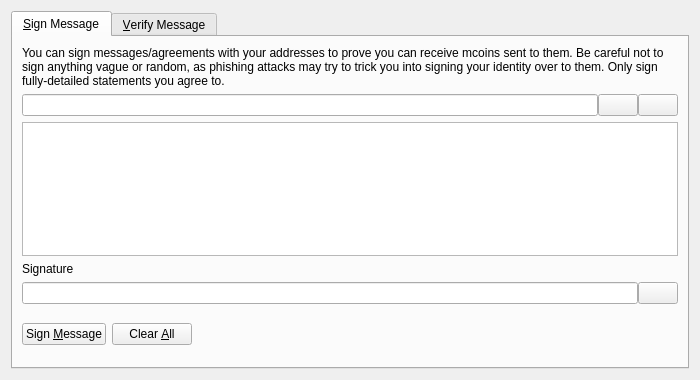
<?xml version="1.0" encoding="UTF-8"?>
<ui version="4.0">
 <class>SignVerifyMessageDialog</class>
 <widget class="QDialog" name="SignVerifyMessageDialog">
  <property name="geometry">
   <rect>
    <x>0</x>
    <y>0</y>
    <width>700</width>
    <height>380</height>
   </rect>
  </property>
  <property name="windowTitle">
   <string>Signatures - Sign / Verify a Message</string>
  </property>
  <property name="modal">
   <bool>true</bool>
  </property>
  <layout class="QVBoxLayout" name="verticalLayout">
   <item>
    <widget class="QTabWidget" name="tabWidget">
     <property name="currentIndex">
      <number>0</number>
     </property>
     <widget class="QWidget" name="tabSignMessage">
      <attribute name="title">
       <string>&amp;Sign Message</string>
      </attribute>
      <layout class="QVBoxLayout" name="verticalLayout_SM">
       <item>
        <widget class="QLabel" name="infoLabel_SM">
         <property name="text">
          <string>You can sign messages/agreements with your addresses to prove you can receive mcoins sent to them. Be careful not to sign anything vague or random, as phishing attacks may try to trick you into signing your identity over to them. Only sign fully-detailed statements you agree to.</string>
         </property>
         <property name="textFormat">
          <enum>Qt::PlainText</enum>
         </property>
         <property name="wordWrap">
          <bool>true</bool>
         </property>
        </widget>
       </item>
       <item>
        <layout class="QHBoxLayout" name="horizontalLayout_1_SM">
         <property name="spacing">
          <number>0</number>
         </property>
         <item>
          <widget class="QValidatedLineEdit" name="addressIn_SM">
           <property name="toolTip">
            <string>The Mcoin address to sign the message with</string>
           </property>
          </widget>
         </item>
         <item>
          <widget class="QPushButton" name="addressBookButton_SM">
           <property name="toolTip">
            <string>Choose previously used address</string>
           </property>
           <property name="text">
            <string/>
           </property>
           <property name="icon">
            <iconset resource="../bitcoin.qrc">
             <normaloff>:/icons/address-book</normaloff>:/icons/address-book</iconset>
           </property>
           <property name="shortcut">
            <string>Alt+A</string>
           </property>
           <property name="autoDefault">
            <bool>false</bool>
           </property>
          </widget>
         </item>
         <item>
          <widget class="QPushButton" name="pasteButton_SM">
           <property name="toolTip">
            <string>Paste address from clipboard</string>
           </property>
           <property name="text">
            <string/>
           </property>
           <property name="icon">
            <iconset resource="../bitcoin.qrc">
             <normaloff>:/icons/editpaste</normaloff>:/icons/editpaste</iconset>
           </property>
           <property name="shortcut">
            <string>Alt+P</string>
           </property>
           <property name="autoDefault">
            <bool>false</bool>
           </property>
          </widget>
         </item>
        </layout>
       </item>
       <item>
        <widget class="QPlainTextEdit" name="messageIn_SM">
         <property name="toolTip">
          <string>Enter the message you want to sign here</string>
         </property>
        </widget>
       </item>
       <item>
        <widget class="QLabel" name="signatureLabel_SM">
         <property name="text">
          <string>Signature</string>
         </property>
         <property name="textFormat">
          <enum>Qt::PlainText</enum>
         </property>
        </widget>
       </item>
       <item>
        <layout class="QHBoxLayout" name="horizontalLayout_2_SM">
         <property name="spacing">
          <number>0</number>
         </property>
         <item>
          <widget class="QLineEdit" name="signatureOut_SM">
           <property name="font">
            <font>
             <italic>true</italic>
            </font>
           </property>
           <property name="readOnly">
            <bool>true</bool>
           </property>
          </widget>
         </item>
         <item>
          <widget class="QPushButton" name="copySignatureButton_SM">
           <property name="toolTip">
            <string>Copy the current signature to the system clipboard</string>
           </property>
           <property name="text">
            <string/>
           </property>
           <property name="icon">
            <iconset resource="../bitcoin.qrc">
             <normaloff>:/icons/editcopy</normaloff>:/icons/editcopy</iconset>
           </property>
           <property name="autoDefault">
            <bool>false</bool>
           </property>
          </widget>
         </item>
        </layout>
       </item>
       <item>
        <layout class="QHBoxLayout" name="horizontalLayout_3_SM">
         <item>
          <widget class="QPushButton" name="signMessageButton_SM">
           <property name="toolTip">
            <string>Sign the message to prove you own this Mcoin address</string>
           </property>
           <property name="text">
            <string>Sign &amp;Message</string>
           </property>
           <property name="icon">
            <iconset resource="../bitcoin.qrc">
             <normaloff>:/icons/edit</normaloff>:/icons/edit</iconset>
           </property>
           <property name="autoDefault">
            <bool>false</bool>
           </property>
          </widget>
         </item>
         <item>
          <widget class="QPushButton" name="clearButton_SM">
           <property name="toolTip">
            <string>Reset all sign message fields</string>
           </property>
           <property name="text">
            <string>Clear &amp;All</string>
           </property>
           <property name="icon">
            <iconset resource="../bitcoin.qrc">
             <normaloff>:/icons/remove</normaloff>:/icons/remove</iconset>
           </property>
           <property name="autoDefault">
            <bool>false</bool>
           </property>
          </widget>
         </item>
         <item>
          <spacer name="horizontalSpacer_1_SM">
           <property name="orientation">
            <enum>Qt::Horizontal</enum>
           </property>
           <property name="sizeHint" stdset="0">
            <size>
             <width>40</width>
             <height>48</height>
            </size>
           </property>
          </spacer>
         </item>
         <item>
          <widget class="QLabel" name="statusLabel_SM">
           <property name="font">
            <font>
             <weight>75</weight>
             <bold>true</bold>
            </font>
           </property>
           <property name="text">
            <string/>
           </property>
           <property name="wordWrap">
            <bool>true</bool>
           </property>
          </widget>
         </item>
         <item>
          <spacer name="horizontalSpacer_2_SM">
           <property name="orientation">
            <enum>Qt::Horizontal</enum>
           </property>
           <property name="sizeHint" stdset="0">
            <size>
             <width>40</width>
             <height>48</height>
            </size>
           </property>
          </spacer>
         </item>
        </layout>
       </item>
      </layout>
     </widget>
     <widget class="QWidget" name="tabVerifyMessage">
      <attribute name="title">
       <string>&amp;Verify Message</string>
      </attribute>
      <layout class="QVBoxLayout" name="verticalLayout_VM">
       <item>
        <widget class="QLabel" name="infoLabel_VM">
         <property name="text">
          <string>Enter the receiver's address, message (ensure you copy line breaks, spaces, tabs, etc. exactly) and signature below to verify the message. Be careful not to read more into the signature than what is in the signed message itself, to avoid being tricked by a man-in-the-middle attack. Note that this only proves the signing party receives with the address, it cannot prove sendership of any transaction!</string>
         </property>
         <property name="textFormat">
          <enum>Qt::PlainText</enum>
         </property>
         <property name="alignment">
          <set>Qt::AlignLeading|Qt::AlignLeft|Qt::AlignTop</set>
         </property>
         <property name="wordWrap">
          <bool>true</bool>
         </property>
        </widget>
       </item>
       <item>
        <layout class="QHBoxLayout" name="horizontalLayout_1_VM">
         <property name="spacing">
          <number>0</number>
         </property>
         <item>
          <widget class="QValidatedLineEdit" name="addressIn_VM">
           <property name="toolTip">
            <string>The Mcoin address the message was signed with</string>
           </property>
          </widget>
         </item>
         <item>
          <widget class="QPushButton" name="addressBookButton_VM">
           <property name="toolTip">
            <string>Choose previously used address</string>
           </property>
           <property name="text">
            <string/>
           </property>
           <property name="icon">
            <iconset resource="../bitcoin.qrc">
             <normaloff>:/icons/address-book</normaloff>:/icons/address-book</iconset>
           </property>
           <property name="shortcut">
            <string>Alt+A</string>
           </property>
           <property name="autoDefault">
            <bool>false</bool>
           </property>
          </widget>
         </item>
        </layout>
       </item>
       <item>
        <widget class="QPlainTextEdit" name="messageIn_VM"/>
       </item>
       <item>
        <widget class="QValidatedLineEdit" name="signatureIn_VM"/>
       </item>
       <item>
        <layout class="QHBoxLayout" name="horizontalLayout_2_VM">
         <item>
          <widget class="QPushButton" name="verifyMessageButton_VM">
           <property name="toolTip">
            <string>Verify the message to ensure it was signed with the specified Mcoin address</string>
           </property>
           <property name="text">
            <string>Verify &amp;Message</string>
           </property>
           <property name="icon">
            <iconset resource="../bitcoin.qrc">
             <normaloff>:/icons/transaction_0</normaloff>:/icons/transaction_0</iconset>
           </property>
           <property name="autoDefault">
            <bool>false</bool>
           </property>
          </widget>
         </item>
         <item>
          <widget class="QPushButton" name="clearButton_VM">
           <property name="toolTip">
            <string>Reset all verify message fields</string>
           </property>
           <property name="text">
            <string>Clear &amp;All</string>
           </property>
           <property name="icon">
            <iconset resource="../bitcoin.qrc">
             <normaloff>:/icons/remove</normaloff>:/icons/remove</iconset>
           </property>
           <property name="autoDefault">
            <bool>false</bool>
           </property>
          </widget>
         </item>
         <item>
          <spacer name="horizontalSpacer_1_VM">
           <property name="orientation">
            <enum>Qt::Horizontal</enum>
           </property>
           <property name="sizeHint" stdset="0">
            <size>
             <width>40</width>
             <height>48</height>
            </size>
           </property>
          </spacer>
         </item>
         <item>
          <widget class="QLabel" name="statusLabel_VM">
           <property name="font">
            <font>
             <weight>75</weight>
             <bold>true</bold>
            </font>
           </property>
           <property name="text">
            <string/>
           </property>
           <property name="wordWrap">
            <bool>true</bool>
           </property>
          </widget>
         </item>
         <item>
          <spacer name="horizontalSpacer_2_VM">
           <property name="orientation">
            <enum>Qt::Horizontal</enum>
           </property>
           <property name="sizeHint" stdset="0">
            <size>
             <width>40</width>
             <height>48</height>
            </size>
           </property>
          </spacer>
         </item>
        </layout>
       </item>
      </layout>
     </widget>
    </widget>
   </item>
  </layout>
 </widget>
 <customwidgets>
  <customwidget>
   <class>QValidatedLineEdit</class>
   <extends>QLineEdit</extends>
   <header>qt/qvalidatedlineedit.h</header>
  </customwidget>
 </customwidgets>
 <resources>
  <include location="../bitcoin.qrc"/>
 </resources>
 <connections/>
</ui>
